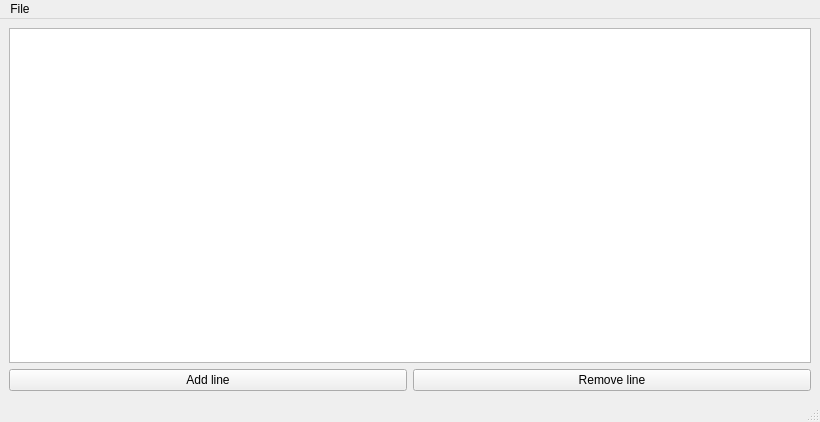
<?xml version="1.0" encoding="UTF-8"?>
<ui version="4.0">
 <class>MainWindow</class>
 <widget class="QMainWindow" name="MainWindow">
  <property name="geometry">
   <rect>
    <x>0</x>
    <y>0</y>
    <width>820</width>
    <height>422</height>
   </rect>
  </property>
  <property name="windowTitle">
   <string>MainWindow</string>
  </property>
  <widget class="QWidget" name="centralwidget">
   <layout class="QGridLayout" name="gridLayout">
    <item row="0" column="0" colspan="2">
     <widget class="QTableView" name="Table">
      <property name="font">
       <font>
        <pointsize>12</pointsize>
       </font>
      </property>
      <property name="cursor" stdset="0">
       <cursorShape>PointingHandCursor</cursorShape>
      </property>
      <property name="editTriggers">
       <set>QAbstractItemView::DoubleClicked</set>
      </property>
      <property name="dragEnabled">
       <bool>false</bool>
      </property>
      <property name="selectionBehavior">
       <enum>QAbstractItemView::SelectItems</enum>
      </property>
     </widget>
    </item>
    <item row="1" column="0">
     <widget class="QPushButton" name="Button_Add">
      <property name="text">
       <string>Add line</string>
      </property>
     </widget>
    </item>
    <item row="1" column="1">
     <widget class="QPushButton" name="Button_Remove">
      <property name="text">
       <string>Remove line</string>
      </property>
     </widget>
    </item>
   </layout>
  </widget>
  <widget class="QMenuBar" name="menubar">
   <property name="geometry">
    <rect>
     <x>0</x>
     <y>0</y>
     <width>820</width>
     <height>20</height>
    </rect>
   </property>
   <widget class="QMenu" name="menuqwe">
    <property name="title">
     <string>File</string>
    </property>
    <addaction name="Open"/>
    <addaction name="Save"/>
    <addaction name="SaveAs"/>
   </widget>
   <addaction name="menuqwe"/>
  </widget>
  <widget class="QStatusBar" name="statusbar"/>
  <action name="SaveAs">
   <property name="enabled">
    <bool>true</bool>
   </property>
   <property name="text">
    <string>Save as...</string>
   </property>
  </action>
  <action name="Open">
   <property name="text">
    <string>Open</string>
   </property>
  </action>
  <action name="Save">
   <property name="text">
    <string>Save</string>
   </property>
  </action>
 </widget>
 <tabstops>
  <tabstop>Button_Remove</tabstop>
  <tabstop>Table</tabstop>
 </tabstops>
 <resources/>
 <connections/>
</ui>
